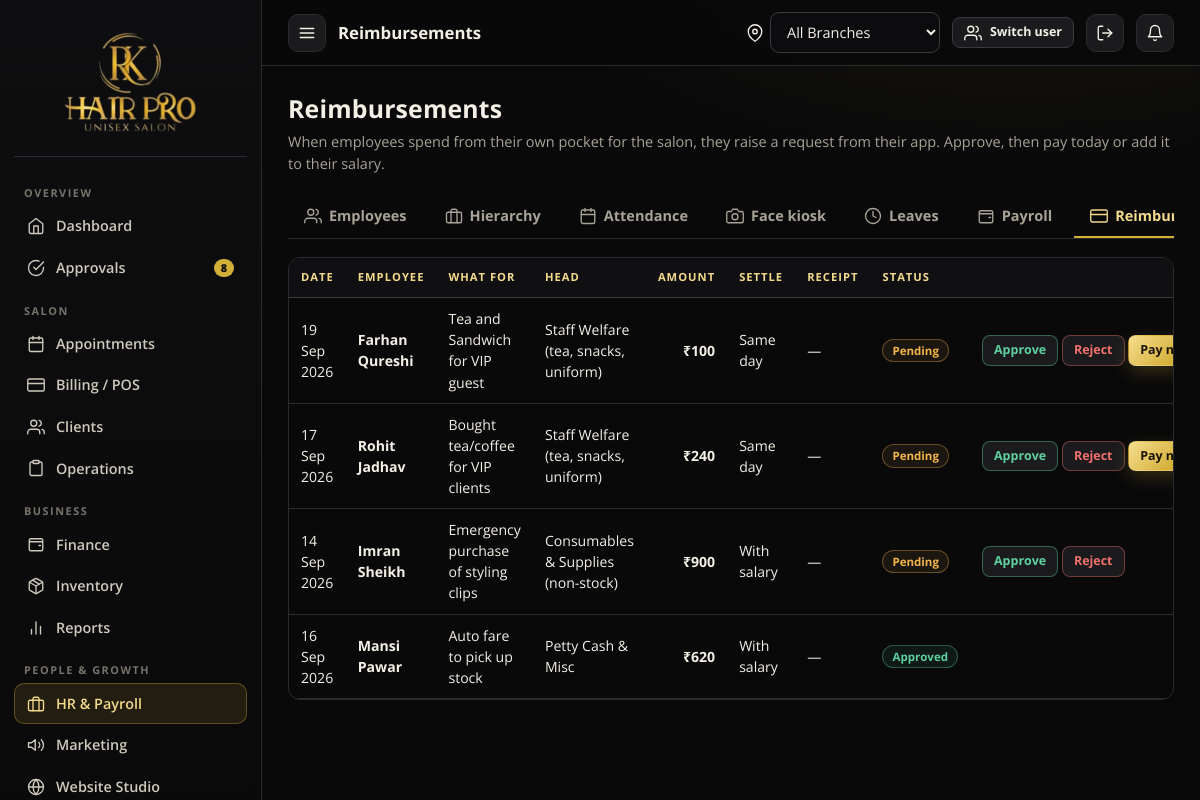
/hr/reimbursements (signed in), run on the app's committed database.
### rkhp/models.py (models this page shows, shortened)
class Reimbursement(db.Model):
    id = db.Column(db.Integer, primary_key=True)
    employee_id = db.Column(db.Integer, db.ForeignKey("employee.id"), nullable=False)
    branch_id = db.Column(db.Integer, db.ForeignKey("branch.id"))
    date = db.Column(db.Date, default=date.today)
    amount = db.Column(db.Float, nullable=False)
    description = db.Column(db.String(200))
    category_id = db.Column(db.Integer, db.ForeignKey("category.id"))
    receipt = db.Column(db.String(200))
    settle_mode = db.Column(db.String(10), default="salary")   # daily / salary
    status = db.Column(db.String(10), default="pending")      # pending / approved / rejected / paid
    decided_by_id = db.Column(db.Integer, db.ForeignKey("employee.id"))
    paid_on = db.Column(db.Date)
    created_at = db.Column(db.DateTime, default=now)
    employee = db.relationship("Employee", foreign_keys=[employee_id])
    branch = db.relationship("Branch")
    category = db.relationship("Category")
    decided_by = db.relationship("Employee", foreign_keys=[decided_by_id])

class Employee(UserMixin, db.Model):
    id = db.Column(db.Integer, primary_key=True)
    name = db.Column(db.String(100), nullable=False)
    mobile = db.Column(db.String(15), unique=True, nullable=False)   # login id
    password_hash = db.Column(db.String(200))
    role = db.Column(db.String(20), default="stylist")
    designation = db.Column(db.String(80))
    branch_id = db.Column(db.Integer, db.ForeignKey("branch.id"))       # access scope (None = all branches)
    home_branch_id = db.Column(db.Integer, db.ForeignKey("branch.id"))  # where they normally work
    reports_to_id = db.Column(db.Integer, db.ForeignKey("employee.id"))
    active = db.Column(db.Boolean, default=True)
    login_blocked = db.Column(db.Boolean, default=False)
    perms = db.Column(db.String(200))            # comma list; None => role defaults
    takes_appointments = db.Column(db.Boolean, default=False)
    public_visible = db.Column(db.Boolean, default=True)   # shown on online booking page
    bio = db.Column(db.String(240))
    salary = db.Column(db.Float, default=18000)
    commission_pct = db.Column(db.Float, default=10)
    monthly_target = db.Column(db.Float, default=0)
    weekly_off = db.Column(db.Integer, default=0)          # Monday=0 .. Sunday=6
    shift_start = db.Column(db.String(5), default="10:00")
    shift_end = db.Column(db.String(5), default="21:00")
    tip_mode = db.Column(db.String(10), default="daily")   # daily | salary
    joined_on = db.Column(db.Date, default=date.today)
    dob = db.Column(db.Date)
    email = db.Column(db.String(120))
    address = db.Column(db.String(240))
    aadhaar = db.Column(db.String(20))
    pan = db.Column(db.String(12))
    emergency_name = db.Column(db.String(80))
    emergency_phone = db.Column(db.String(15))
    bank_name = db.Column(db.String(80))
    bank_account = db.Column(db.String(30))
    ifsc = db.Column(db.String(15))
    upi_id = db.Column(db.String(60))
    photo = db.Column(db.String(200))
    face_photo = db.Column(db.String(200))
    aadhaar_doc = db.Column(db.String(200))
    pan_doc = db.Column(db.String(200))
    created_at = db.Column(db.DateTime, default=now)
    branch = db.relationship("Branch", foreign_keys=[branch_id])
    home_branch = db.relationship("Branch", foreign_keys=[home_branch_id])
    manager = db.relationship("Employee", remote_side=[id], foreign_keys=[reports_to_id])
    @property
    def is_active(self):       # Flask-Login
        return bool(self.active) and not self.login_blocked
    @property
    def is_super(self):
        return self.role == "super_admin"
    @property
    def role_label(self):
        return ROLE_LABEL.get(self.role, self.role)
    @property
    def perm_set(self):
        if self.is_super:
            return set(ALL_PERMS)
        if self.perms is None:
            return set(DEFAULT_PERMS.get(self.role, []))
        return {p for p in self.perms.split(",") if p}
    def has_perm(self, p):
        return p in self.perm_set
    @property
    def is_manager(self):
        return self.role in ("super_admin", "branch_admin")

class Category(db.Model):
    id = db.Column(db.Integer, primary_key=True)
    name = db.Column(db.String(80), nullable=False)
    kind = db.Column(db.String(10), nullable=False)      # income / expense
    nature = db.Column(db.String(12), nullable=False)
    group = db.Column(db.String(60))
    system = db.Column(db.Boolean, default=False)         # used by the app automatically; cannot be deleted
    active = db.Column(db.Boolean, default=True)

### rkhp/routes/hr.py (the view)
@bp.route("/reimbursements")
@require_perm("hr", "finance")
def reimbursements():
    ids = scope_ids()
    rows = Reimbursement.query.filter(Reimbursement.branch_id.in_(ids)).order_by(Reimbursement.created_at.desc()).limit(200).all()
    rows.sort(key=lambda r: (r.status != "pending", r.status != "approved"))
    return render_template("hr/reimbursements.html", rows=rows, accounts=fin.scope_accounts(ids), page_title="Reimbursements")

### rkhp/__init__.py (called while the page is built)
def unread():
    from .models import Notification
    return Notification.query.filter_by(employee_id=current_user.id, is_read=False).count()

### rkhp/helpers.py (called while the page is built)
def inr(v, dec=None, sym=True):
    try:
        v = float(v or 0)
    except (TypeError, ValueError):
        v = 0.0
    neg = v < 0
    v = abs(v)
    if dec is None:      # paise only where they matter (small amounts); big totals show whole rupees
        dec = 2 if abs(v - round(v)) > 0.004 and v < 10000 else 0
    s = f"{v:.{dec}f}"
    whole, _, frac = s.partition(".")
    if len(whole) > 3:
        head, tail = whole[:-3], whole[-3:]
        head = re.sub(r"(\d)(?=(\d\d)+$)", r"\1,", head)
        whole = head + "," + tail
    out = whole + ("." + frac if frac else "")
    return ("-" if neg else "") + ("₹" if sym else "") + out

def fmt_date(d, fmt="%d %b %Y"):
    if not d:
        return "—"
    return d.strftime(fmt)

def all_branches():
    return Branch.query.filter_by(active=True).order_by(Branch.id).all()

def scope_ids():
    if current_user.is_authenticated and current_user.branch_id:
        return [current_user.branch_id]
    sel = session.get("branch_id", 0)
    if sel:
        return [int(sel)]
    return [b.id for b in all_branches()]

def active_branch():
    ids = scope_ids()
    if len(ids) == 1 and (current_user.branch_id or session.get("branch_id")):
        return db.session.get(Branch, ids[0])
    return None

def require_perm(*perms):
    def deco(fn):
        @wraps(fn)
        def wrapper(*a, **kw):
            if not current_user.is_authenticated:
                return redirect(url_for("auth.login", next=request.path))
            if not any(current_user.has_perm(p) for p in perms):
                abort(403)
            return fn(*a, **kw)
        return wrapper
    return deco

### rkhp/logic/finance.py (called while the page is built)
def _full_scope(branch_ids):
    return set(branch_ids) >= {b.id for b in all_branches()}

def scope_accounts(branch_ids, active_only=True):
    q = Account.query
    if active_only:
        q = q.filter_by(active=True)
    accs = q.order_by(Account.branch_id, Account.type, Account.name).all()
    full = _full_scope(branch_ids)
    return [a for a in accs if (a.branch_id in branch_ids) or (a.branch_id is None and full)]

### rkhp/templates/hr/reimbursements.html
{% extends 'base.html' %}
{% block content %}
<div class="page-h"><div><h1>Reimbursements</h1><p>When employees spend from their own pocket for the salon, they raise a request from their app. Approve, then pay today or add it to their salary.</p></div></div>
{% include 'hr/_tabs.html' %}
<div class="table-wrap"><table class="tbl"><thead><tr><th>Date</th><th>Employee</th><th>What for</th><th>Head</th><th class="num">Amount</th><th>Settle</th><th>Receipt</th><th>Status</th><th></th></tr></thead><tbody>
{% for r in rows %}<tr><td>{{ r.date|dfmt }}</td><td><b>{{ r.employee.name }}</b></td><td>{{ r.description }}</td><td>{{ r.category.name if r.category else '—' }}</td><td class="num"><b>{{ r.amount|inr }}</b></td><td>{{ 'Same day' if r.settle_mode == 'daily' else 'With salary' }}</td>
<td>{% if r.receipt %}<a href="{{ url_for('hr.files', name=r.receipt) }}" target="_blank">View</a>{% else %}—{% endif %}</td><td>{{ ui.status(r.status) }}</td>
<td class="nowrap">{% if current_user.is_manager %}
 {% if r.status == 'pending' %}<form class="inline" method="post" action="{{ url_for('hr.reimb_decide', rid=r.id, act='approve') }}"><button class="btn sm ok">Approve</button></form> <form class="inline" method="post" action="{{ url_for('hr.reimb_decide', rid=r.id, act='reject') }}"><button class="btn sm danger">Reject</button></form>{% endif %}
 {% if r.status in ('pending','approved') and r.settle_mode == 'daily' %}<form class="inline" method="post" action="{{ url_for('hr.reimb_decide', rid=r.id, act='pay') }}"><input type="hidden" name="mode" value="cash"><button class="btn sm gold">Pay now (cash)</button></form>{% endif %}{% endif %}</td></tr>
{% else %}<tr><td colspan="9" class="empty">No reimbursement requests.</td></tr>{% endfor %}</tbody></table></div>
{% endblock %}

### rkhp/templates/_ui.html (shortened to what this page needs)
{% macro icon(name, cls='') %}<svg class="i {{ cls }}" viewBox="0 0 24 24" aria-hidden="true">{{ ICONS.get(name, ICONS['list'])|safe }}</svg>{% endmacro %}
{% macro status(s) %}
{% set v = m.get(s, (s|replace('_',' ')|title, '')) %}<span class="badge {{ v[1] }}">{{ v[0] }}</span>
{% endmacro %}

### rkhp/static/css/app.css (style rules this page uses)
:root { --bg:#09090a; --bg-2:#0f0f11; --surface:#141416; --surface-2:#1b1b1e; --surface-3:#232327; --line:#2b2b30; --line-2:#3a3a41; --gold:#d4af37; --gold-2:#f3d98a; --gold-3:#9c7a1c; --gold-soft:rgba(212,175,55,.12); --gold-line:rgba(212,175,55,.35); --grad:linear-gradient(135deg,#f6dd8f 0%,#d4af37 48%,#a8801f 100%); --text:#f4f0e6; --muted:#a8a396; --faint:#77726a; --ok:#5fd0a0; --warn:#f2b64d; --bad:#f0706a; --info:#84b6ff; --r:14px; --r-sm:9px; --shadow:0 10px 30px rgba(0,0,0,.45); color-scheme:dark; }
* { box-sizing:border-box }
html { -webkit-text-size-adjust:100% }
body { margin:0;background:var(--bg);color:var(--text);font-family:'Open Sans',system-ui,-apple-system,'Segoe UI',Roboto,sans-serif;font-size:14.5px;line-height:1.5; background-image:radial-gradient(900px 420px at 85% -10%,rgba(212,175,55,.09),transparent 60%),radial-gradient(700px 400px at -10% 110%,rgba(212,175,55,.05),transparent 60%);background-attachment:fixed }
h1,h2,h3,h4 { font-weight:700;letter-spacing:.2px;margin:0;color:var(--text) }
h1 { font-size:1.55rem }
.gold { color:var(--gold) }
.ok { color:var(--ok) }
.warn { color:var(--warn) }
.nowrap { white-space:nowrap }
svg.i { width:18px;height:18px;stroke:currentColor;fill:none;stroke-width:1.8;stroke-linecap:round;stroke-linejoin:round;flex:none;vertical-align:-3px }
.page-h { display:flex;align-items:flex-end;justify-content:space-between;gap:14px;margin-bottom:20px;flex-wrap:wrap }
.page-h p { margin:4px 0 0;color:var(--muted) }
.btn { display:inline-flex;align-items:center;gap:8px;justify-content:center;padding:9px 16px;border-radius:10px;border:1px solid var(--line-2);background:var(--surface-2);color:var(--text);font:inherit;font-weight:700;font-size:.87rem;cursor:pointer;transition:.15s;white-space:nowrap }
.btn.gold { background:var(--grad);color:#1a1405;border-color:transparent;box-shadow:0 6px 18px rgba(212,175,55,.22) }
.btn.danger { color:var(--bad);border-color:rgba(240,112,106,.4) }
.btn.ok { color:var(--ok);border-color:rgba(95,208,160,.4) }
.btn.sm { padding:5px 11px;font-size:.78rem;border-radius:8px }
form.inline { display:inline }
.table-wrap { overflow-x:auto;border-radius:12px;border:1px solid var(--line) }
table.tbl { width:100%;border-collapse:collapse;font-size:.88rem }
.tbl th { position:sticky;top:0;background:#101012;color:var(--gold-2);text-align:left;font-size:.7rem;text-transform:uppercase;letter-spacing:.09em;padding:11px 12px;border-bottom:1px solid var(--line-2);white-space:nowrap;font-weight:700 }
.tbl td { padding:10px 12px;border-bottom:1px solid var(--line);vertical-align:middle }
.tbl td.num,.tbl th.num { text-align:right;font-variant-numeric:tabular-nums }
.badge { display:inline-flex;align-items:center;gap:5px;padding:2px 9px;border-radius:99px;font-size:.72rem;font-weight:700;border:1px solid var(--line-2);color:var(--muted);background:var(--surface-2);white-space:nowrap }
.badge.ok { color:var(--ok);border-color:rgba(95,208,160,.35);background:rgba(95,208,160,.08) }
.badge.warn { color:var(--warn);border-color:rgba(242,182,77,.35);background:rgba(242,182,77,.08) }

### rkhp/static/css/public.css (style rules this page uses)
:root { --ivory:#f6eed9;--ivory-2:#ece0c0;--ink:#17130a;--ink-soft:#5b5236;--gold-ink:#8a6a12;--wa:#25d366 }
html { scroll-behavior:smooth }

### data on the page
Reimbursement: date|dfmt "19 Sep 2026", employee.name "Farhan Qureshi", description "Tea and Sandwich for VIP guest", category "Staff Welfare (tea, snacks, uniform)", amount|inr "₹100", settle_mode "Same day", status "Pending"
Reimbursement: date|dfmt "17 Sep 2026", employee.name "Rohit Jadhav", description "Bought tea/coffee for VIP clients", category "Staff Welfare (tea, snacks, uniform)", amount|inr "₹240", settle_mode "Same day", status "Pending"
Reimbursement: date|dfmt "14 Sep 2026", employee.name "Imran Sheikh", description "Emergency purchase of styling clips", category "Consumables & Supplies (non-stock)", amount|inr "₹900", settle_mode "With salary", status "Pending"
Reimbursement: date|dfmt "16 Sep 2026", employee.name "Mansi Pawar", description "Auto fare to pick up stock", category "Petty Cash & Misc", amount|inr "₹620", settle_mode "With salary", status "Approved"

### other printed values
{{ sec.title }} "OVERVIEW" "SALON" "BUSINESS" "PEOPLE & GROWTH"
{{ it.label }} "Dashboard" "Approvals" "Appointments" "Billing / POS" "Clients" "Operations" "Finance" "Inventory" "Reports" "HR & Payroll" "Marketing" "Website Studio"
{{ it.count }} "8"
{{ page_title|default('') }} "Reimbursements"
